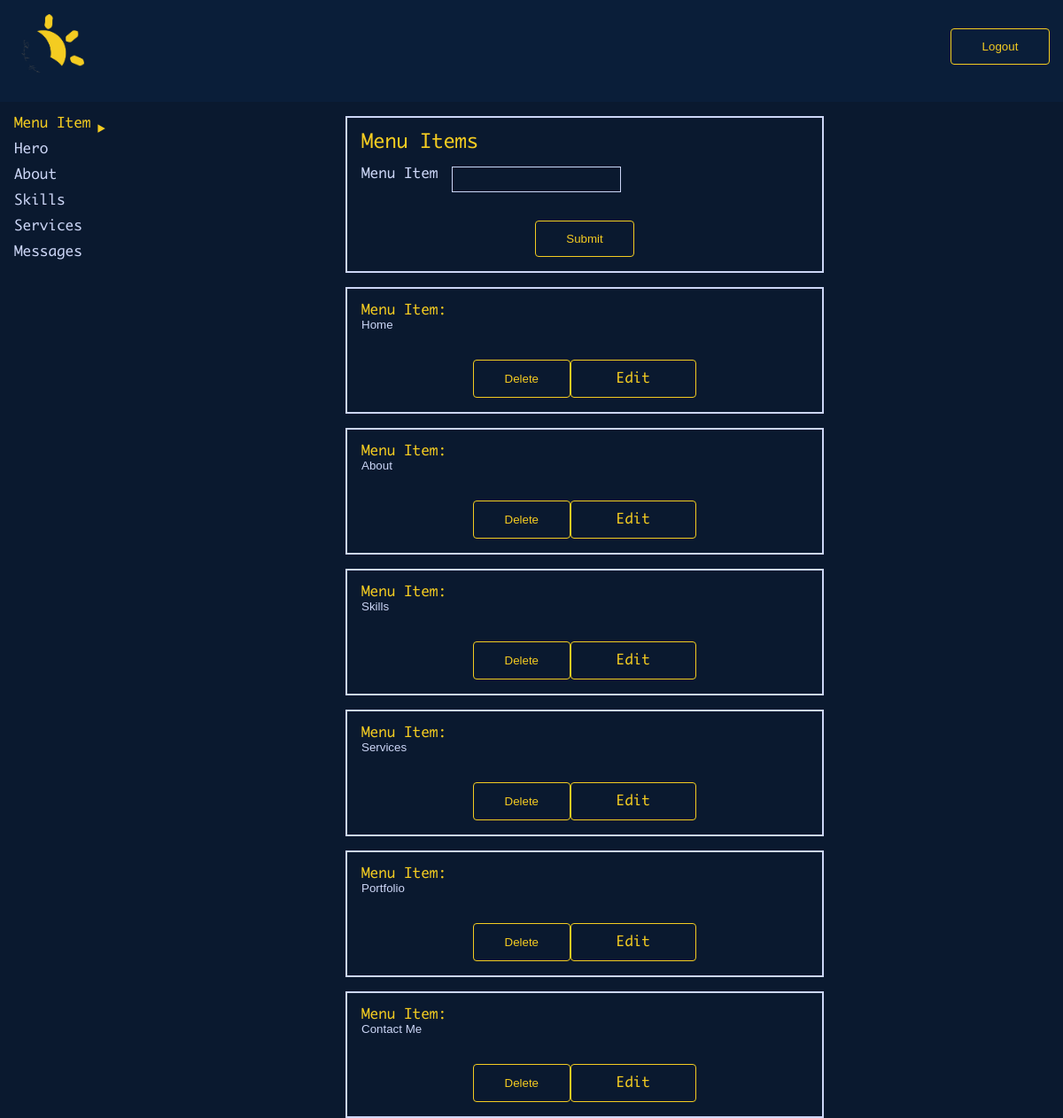
/admin/admin.php (signed in), run on the app's committed database.
### tables this page shows
CREATE TABLE `menu_items` (
  `ID` int(11) NOT NULL,
  `name` varchar(50) NOT NULL,
  `date` timestamp NOT NULL DEFAULT CURRENT_TIMESTAMP ON UPDATE CURRENT_TIMESTAMP
);

### admin/parts/menu_items.php (the view, shortened to what this page needs)
<div id="link_one" class="right">
    <div class="row add">
        <div class="wrap container half-container insert">
            <form action="" method="post" class="menu-items-form">
                <fieldset>
                    <legend class="heading">Menu Items</legend>
                    <div class="flex column">
                        <div class="flex information">
                            <label for="iname">Menu Item</label>
                            <input type="text" name="iname">
                        </div>
                        <input class="button submit" type="submit" value="Submit" name="submit1">
                    </div>
                </fieldset>
            </form>
        </div>
    </div>
    <?php
    $sql = "SELECT * FROM `menu_items`";
    $result = $conn->query($sql);
    if ($result->num_rows > 0) {
        while ($row = $result->fetch_assoc()) {?>
            <div class="row" id="<?= $row['ID']; ?>">
                <div class="wrap container half-container output">
                    <form class="created-item" action="" method="post">
                        <fieldset class="flex column">
                            <label for="iname">
                                <span>Menu Item:</span>
                            </label>
                            <input type='text' value="<?= $row['name']; ?>" name='text'>
                        </fieldset>
                        <fieldset>
                            <div class="flex half-container m-auto">
                                <input class="button delete-button delete" type="submit" id="<?= $row['ID']; ?>" value="Delete" name="delete1">
                                <div class="button small radius edit-button"><span>Edit</span></div>
                            </div>
                        </fieldset>
                    </form>
                </div>
            </div>
    <?php $i++;
        }
    } else {
        echo "0 results";
    }
    ?>
</div>

### admin/admin.php (shortened to what this page needs)
<?php
require_once 'config/db.php';
?>
<!DOCTYPE html>
<html>
<head>
  <link rel="stylesheet" href="./css/admin.min.css">
</head>
<body>
  <header class="admin-header">
    <div class="row">
      <div class="wrap flex jc-sb">
        <div>
          <img src="../img/logo.png">
        </div>
        <form action="login.php" method="post">
          <fieldset class="flex column half-container m-auto">
            <input type="submit" name="logout" value="Logout" class="button m-auto">
          </fieldset>
        </form>
      </div>
    </div>
  </header>
  <main class="admin-main flex">
    <nav class="admin-nav">
      <ul class="buttons">
        <li>
          <a class="nav-item active" href="#link_one">Menu Item</a>
        </li>
        <li>
          <a class="nav-item" href="#link_two">Hero</a>
        </li>
        <li>
          <a class="nav-item" href="#link_three">About</a>
        </li>
        <li>
          <a class="nav-item" href="#link_four">Skills</a>
        </li>
        <li>
          <a class="nav-item" href="#link_five">Services</a>
        </li>
        <li>
          <a class="nav-item" href="#link_seven">Messages</a>
        </li>
      </ul>
    </nav>
    <div class="main-container flex column w-90">
      <?php require_once "./parts/menu_items.php" ?>
    </div>
  </main>
  <?php require_once "./parts/footer.php" ?>
</body>
</html>

### admin/parts/footer.php (shortened to what this page needs)
</body>
</html>

### admin/admin.php (style rules this page uses)
.admin-header img { width: 80px; }

### data on the page
menu_items: text "Home"
menu_items: text "About"
menu_items: text "Skills"
menu_items: text "Services"
menu_items: text "Portfolio"
menu_items: text "Contact Me"
